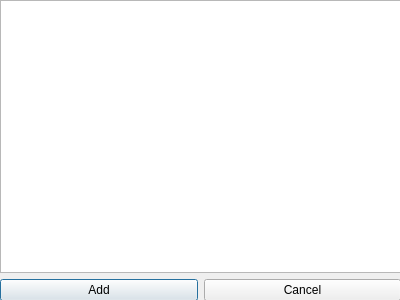
<?xml version="1.0" encoding="UTF-8"?>
<ui version="4.0">
 <class>CSelectTestcaseDlg</class>
 <widget class="QDialog" name="CSelectTestcaseDlg">
  <property name="geometry">
   <rect>
    <x>0</x>
    <y>0</y>
    <width>400</width>
    <height>300</height>
   </rect>
  </property>
  <property name="windowTitle">
   <string>Dialog</string>
  </property>
  <widget class="QWidget" name="layoutWidget">
   <property name="geometry">
    <rect>
     <x>0</x>
     <y>0</y>
     <width>401</width>
     <height>301</height>
    </rect>
   </property>
   <layout class="QVBoxLayout" name="verticalLayout">
    <item>
     <widget class="QListView" name="lstviewSelect">
      <property name="font">
       <font>
        <pointsize>10</pointsize>
       </font>
      </property>
      <property name="editTriggers">
       <set>QAbstractItemView::NoEditTriggers</set>
      </property>
      <property name="selectionMode">
       <enum>QAbstractItemView::MultiSelection</enum>
      </property>
     </widget>
    </item>
    <item>
     <layout class="QHBoxLayout" name="horizontalLayout">
      <item>
       <widget class="QPushButton" name="btnSelect">
        <property name="text">
         <string>Add</string>
        </property>
       </widget>
      </item>
      <item>
       <widget class="QPushButton" name="btnCancel">
        <property name="text">
         <string>Cancel</string>
        </property>
        <property name="autoDefault">
         <bool>false</bool>
        </property>
       </widget>
      </item>
     </layout>
    </item>
   </layout>
  </widget>
 </widget>
 <resources/>
 <connections>
  <connection>
   <sender>btnSelect</sender>
   <signal>released()</signal>
   <receiver>CSelectTestcaseDlg</receiver>
   <slot>accept()</slot>
   <hints>
    <hint type="sourcelabel">
     <x>127</x>
     <y>293</y>
    </hint>
    <hint type="destinationlabel">
     <x>127</x>
     <y>354</y>
    </hint>
   </hints>
  </connection>
  <connection>
   <sender>btnCancel</sender>
   <signal>released()</signal>
   <receiver>CSelectTestcaseDlg</receiver>
   <slot>reject()</slot>
   <hints>
    <hint type="sourcelabel">
     <x>275</x>
     <y>287</y>
    </hint>
    <hint type="destinationlabel">
     <x>272</x>
     <y>363</y>
    </hint>
   </hints>
  </connection>
 </connections>
</ui>
